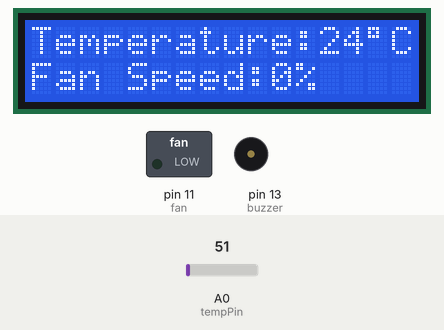
Bench run of a sketch on a simulated Arduino Uno, built with avr-gcc and run on an emulated ATmega328P. Parts: 16×2 character LCD, switched loads named in the sketch (green lamp = pin HIGH), buzzer (waves = sounding, pin HIGH). Inputs (shaded band) come from the test bench; at power-on: A0 (tempPin) = 51.

Above: at 3.2 s.
3.3 s: A0 (tempPin) set to 71
At 4.1 s:
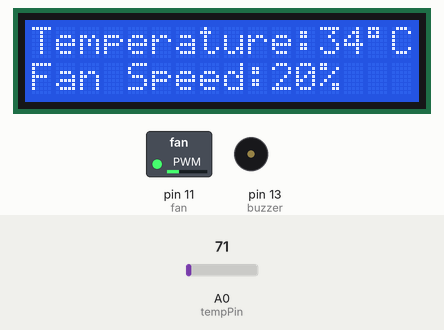
5.0 s: A0 (tempPin) set to 86
At 5.6 s:
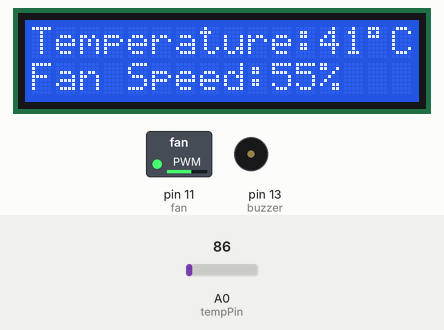
6.6 s: A0 (tempPin) set to 112
At 7.1 s:
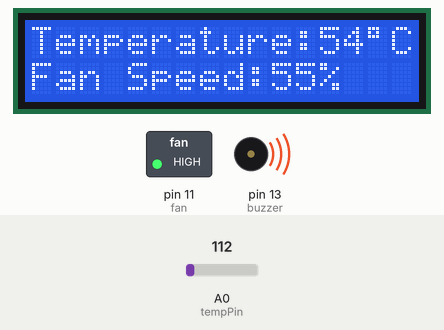
Timing chart, 0 to 9.6 s (numbered marks = the images above; inputs shaded):
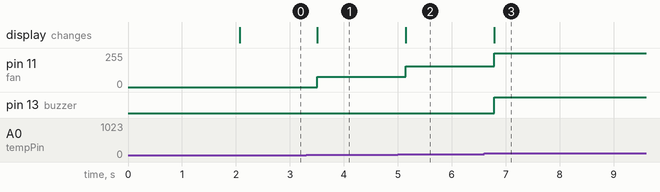

Measured:
- after the input at 3.3 s, pin 11 (fan): 0/255 → 76/255 after 0.20 s; the display: changes after 0.21 s (image 1)
- after the input at 5.0 s, pin 11 (fan): 76/255 → 154/255 after 0.15 s; the display: changes after 0.15 s (image 2)
- after the input at 6.6 s, pin 11 (fan): 154/255 → 255/255 after 0.19 s; pin 13 (buzzer): LOW → HIGH after 0.19 s; the display: changes after 0.19 s (image 3)

The sketch:

sketch_jun14a.ino
```cpp
#include <LiquidCrystal.h>
LiquidCrystal lcd(2,3,4,5,6,7);
int tempPin = A0;
int fan = 11;
int buzzer = 13;
int temp;
int tempMin = 30;
int tempMax = 50;
int fanSpeed;
int fanLCD;

void setup() {
pinMode(fan, OUTPUT);
pinMode(buzzer, OUTPUT);
pinMode(tempPin, INPUT);
lcd.begin(16,2);
lcd.setCursor(0,0);
lcd.print(" WELCOME To Temp");
lcd.setCursor(0,1);
lcd.print("Control Fan System");
delay(2000);
lcd.clear();
}

void loop() {
  temp = readTemp();
  if((temp >= tempMin) && (temp <= tempMax)) {
       fanSpeed = map(temp, tempMin, tempMax, 32, 255);
       fanLCD = map(temp, tempMin, tempMax, 0, 100);
       analogWrite(fan, fanSpeed);
   }
   if(temp < tempMin) {
    fanSpeed = 0;
    fanLCD = 0;
    digitalWrite(fan, LOW);
   }

   if(temp > tempMax) {
    digitalWrite(fan, HIGH);
    digitalWrite(buzzer, HIGH);
   } else {
     digitalWrite(buzzer, LOW);
   }
  lcd.setCursor(0,0);
  lcd.print("Temperature:");
  lcd.print(temp);
  lcd.write(223);
  lcd.print("C  ");

  lcd.setCursor(0,1);
  lcd.print("Fan Speed:");
  lcd.print(fanLCD);
  lcd.print("%   ");
  delay(200);
}

int readTemp() {
  temp = analogRead(tempPin);
  return temp * 0.48828125;
}
```
